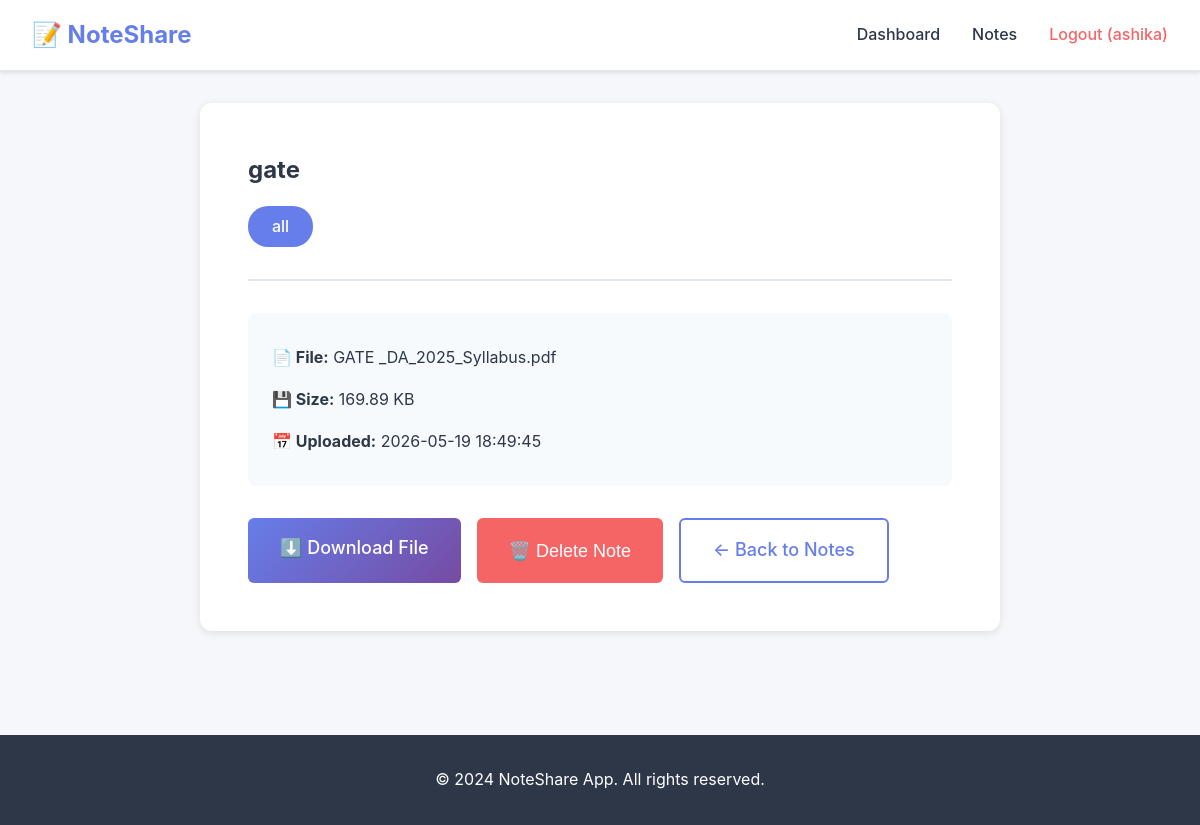
/note/3 (signed in), run on the app's committed database.
### tables this page shows
CREATE TABLE notes (
            id INTEGER PRIMARY KEY AUTOINCREMENT,
            user_id INTEGER NOT NULL,
            title TEXT NOT NULL,
            subject TEXT NOT NULL,
            description TEXT,
            filename TEXT,
            file_path TEXT,
            file_size INTEGER,
            uploaded_at TIMESTAMP DEFAULT CURRENT_TIMESTAMP,
            FOREIGN KEY (user_id) REFERENCES users(id) ON DELETE CASCADE
        );

### app.py (the view)
@app.route('/note/<int:note_id>')
@login_required
def view_note(note_id):
    user_id = session['user_id']
    conn = get_db_connection()
    cursor = conn.cursor()
    cursor.execute('SELECT * FROM notes WHERE id = ? AND user_id = ?', (note_id, user_id))
    note = cursor.fetchone()
    conn.close()
    if not note:
        return redirect(url_for('notes'))
    return render_template('note_detail.html', note=note)

### app.py (called while the page is built)
def get_db_connection():
    conn = sqlite3.connect('notes.db')
    conn.row_factory = sqlite3.Row
    return conn

def login_required(f):
    @wraps(f)
    def decorated_function(*args, **kwargs):
        if 'user_id' not in session:
            return redirect(url_for('login'))
        return f(*args, **kwargs)
    return decorated_function

### templates/note_detail.html (shortened to what this page needs)
{% extends "base.html" %}
{% block content %}
<div class="container">
    <section class="note-detail">
        <div class="note-header-detail">
            <h1>{{ note.title }}</h1>
            <span class="badge badge-large">{{ note.subject }}</span>
        </div>
        <div class="note-meta-detail">
            <div class="meta-item-detail">
                <strong>📄 File:</strong> {{ note.filename }}
            </div>
            <div class="meta-item-detail">
                <strong>💾 Size:</strong> {{ "%.2f"|format(note.file_size / 1024) }} KB
            </div>
            <div class="meta-item-detail">
                <strong>📅 Uploaded:</strong> {{ note.uploaded_at }}
            </div>
        </div>
        <div class="note-actions-detail">
            <a href="{{ url_for('download_note', note_id=note.id) }}" class="btn btn-primary btn-large">
                ⬇️ Download File
            </a>
            <button onclick="deleteNote()" class="btn btn-danger btn-large">
                🗑️ Delete Note
            </button>
            <a href="{{ url_for('notes') }}" class="btn btn-outline btn-large">
                ← Back to Notes
            </a>
        </div>
    </section>
</div>
{% endblock %}

### static/css/style.css (style rules this page uses)
* { margin: 0; padding: 0; box-sizing: border-box; }
:root { --primary: #667eea; --primary-dark: #5568d3; --secondary: #764ba2; --success: #48bb78; --danger: #f56565; --warning: #ed8936; --info: #4299e1; --light: #f7fafc; --dark: #2d3748; --border: #e2e8f0; --text: #2d3748; }
body { font-family: -apple-system, BlinkMacSystemFont, 'Segoe UI', Roboto, Oxygen, Ubuntu, Cantarell, sans-serif; background-color: #f5f7fa; color: var(--text); line-height: 1.6; }
.container { max-width: 1200px; margin: 0 auto; padding: 2rem; }
.btn { display: inline-block; padding: 0.75rem 1.5rem; border: none; border-radius: 6px; font-size: 1rem; font-weight: 500; cursor: pointer; transition: all 0.3s ease; text-decoration: none; text-align: center; }
.btn-primary { background: linear-gradient(135deg, var(--primary), var(--secondary)); color: white; }
.btn-danger { background-color: var(--danger); color: white; }
.btn-outline { background-color: transparent; color: var(--primary); border: 2px solid var(--primary); }
.btn-large { padding: 1rem 2rem; font-size: 1.125rem; }
.badge { display: inline-block; padding: 0.25rem 0.75rem; background-color: var(--primary); color: white; border-radius: 20px; font-size: 0.875rem; font-weight: 500; }
.badge-large { padding: 0.5rem 1.5rem; font-size: 1rem; }
.note-detail { background: white; padding: 3rem; border-radius: 12px; box-shadow: 0 2px 8px rgba(0, 0, 0, 0.1); max-width: 800px; margin: 0 auto; }
.note-header-detail { margin-bottom: 2rem; padding-bottom: 2rem; border-bottom: 2px solid var(--border); }
.note-header-detail h1 { margin-bottom: 1rem; }
.note-meta-detail { background-color: var(--light); padding: 1.5rem; border-radius: 8px; margin-bottom: 2rem; }
.meta-item-detail { padding: 0.5rem 0; color: var(--text); }
.note-actions-detail { display: flex; gap: 1rem; flex-wrap: wrap; }

### data on the page
notes: title "gate", subject "all", filename "GATE _DA_2025_Syllabus.pdf", note.file_size/1024 "169.89", uploaded_at "2026-05-19 18:49:45"

### other printed values
{{ session.username }} "ashika"
